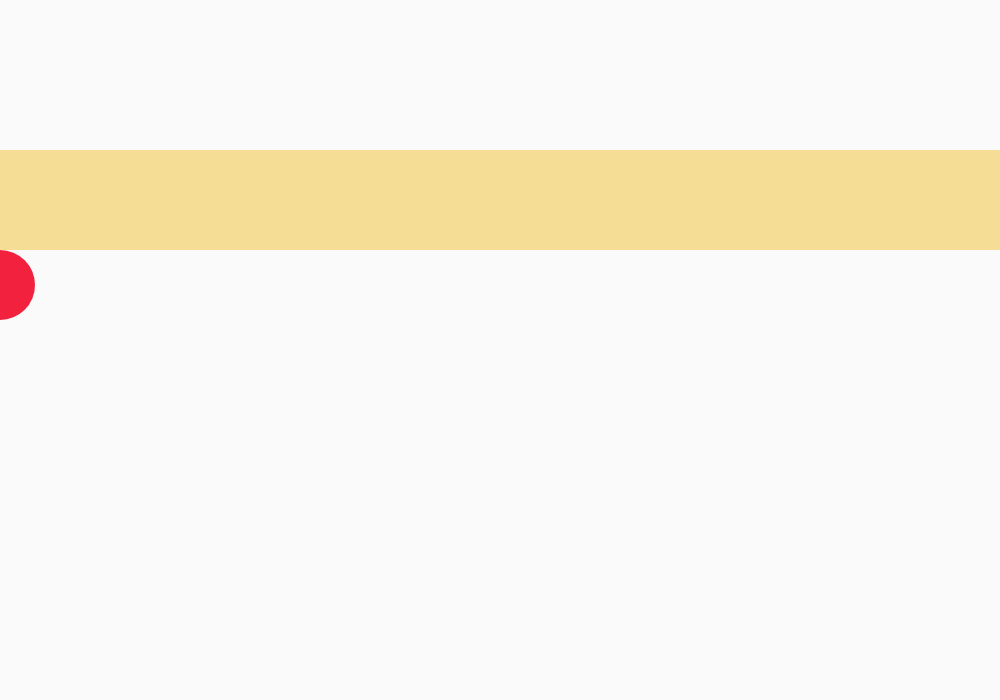
Frame 1 (no input)
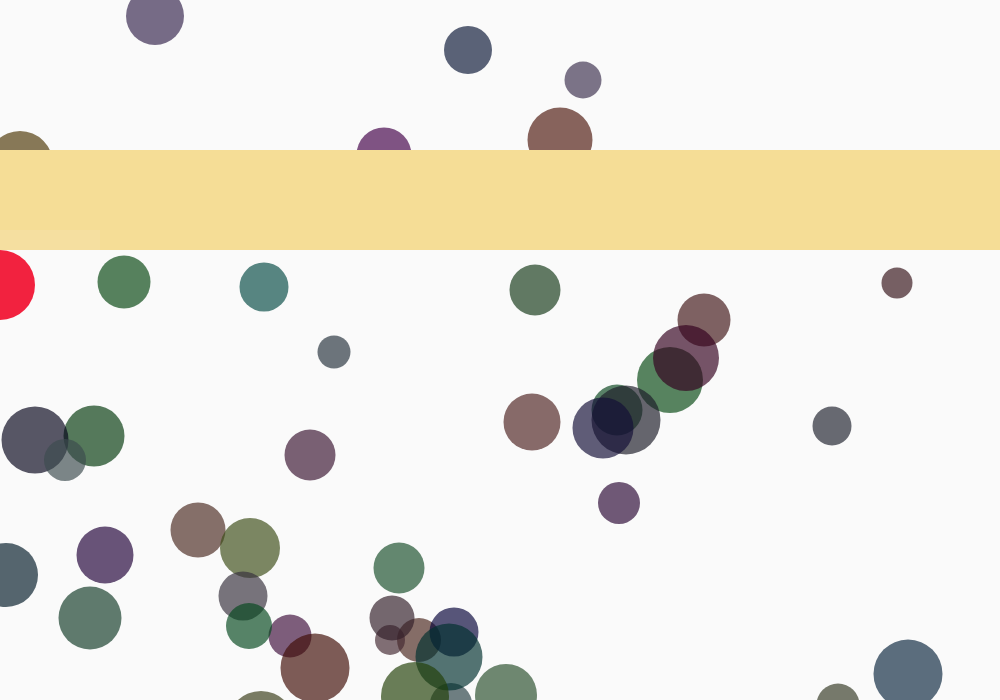
Frame 60 (no input)
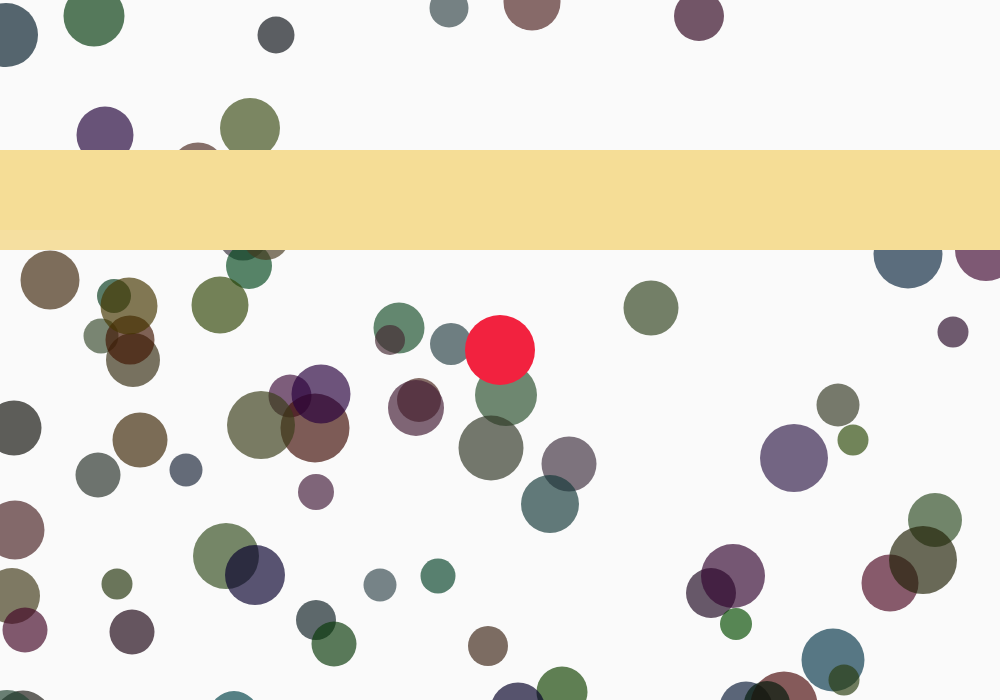
Frame 120 (the mouse pressed at the canvas centre since frame 60)

The p5.js sketch that drew these frames (run headless with seeded random() and noise() and a simulated clock; from frame 60 on, the mouse is pressed at the canvas centre):

// p5.js sketch
// ── sketch.js
//Project 1
//Gregoire Drigo
//DM-UY 1133B
//Due-10/26/2020


let levels = [false,false,false,false,false];
let maxHeight = 250+35;

function setup() {
  createCanvas(1000,700);
  noCursor();
}

function draw() {
	noStroke();
	// strokeWeight(2); 
	background(250);

  	people.push(new Person());
  	for (person in people) { //display all 'people'
  		people[person].display();
  		people[person].update();
  	}

  	mainPerson.updateMain();
  	mainPerson.display();
  	wall.display();

}


class Wall {
	constructor() {
	  	this.strength = 100; //percentage will relate to its look
	  	this.height = 100;

	  	this.bricks = [];

	  	this.fallenBricks = [];

	  	
	  	for (var xPos = 0; xPos < 1100; xPos+=100) {
	  		let level = 4;
	  		for (var yPos = 150; yPos < 250; yPos+=20) {
	  			if(yPos == 170 || yPos == 210 || yPos == 250) {
	  				this.bricks.push(new Brick([xPos-50, yPos], level));
	  			}
	  			else {
	  				this.bricks.push(new Brick([xPos, yPos], level));
	  			}
	  			level--;
	  		}
	  	}
	  }

  	display() {

	  	// fill(0, 10, 100);
	  	// rect(0, 150, width, 100);
	  	for (var brick = 0; brick < this.bricks.length; brick++) {
	  		this.bricks[brick].display();
	  	}

	  	for (var fallenBrick = 0; fallenBrick < this.fallenBricks.length; fallenBrick++) { //makes sure all fallenBricks are falling
	  		this.fallenBricks[fallenBrick].fall();
	  	}
  	}

  	brickCollision(x,y,rad) {
  		//checks which brick was hit by looking at position of main figure
  		let personTop = y - rad/2;
  		let personBottom = y + rad/2;
  		let personLeft = x - rad/2;
  		let personRight = x + rad/2;

  		for (var i = 0; i < this.bricks.length; i++) {
  			let brickTop = this.bricks[i].pos[1];
	  		let brickBottom = this.bricks[i].pos[1] + this.bricks[i].height;
	  		let brickLeft = this.bricks[i].pos[0]-rad/2;
	  		let brickRight = this.bricks[i].pos[0] + this.bricks[i].width+rad/2;

	  		console.log(personLeft, brickLeft);

	  		if (personTop == brickBottom && (personLeft >= brickLeft && personRight <= brickRight )) {
	  			// this.bricks[i].weaken();
	  			if (this.bricks[i].weaken()) { //current brick is fully weak
	  				for (var currBrick = 0; currBrick < this.bricks.length; currBrick++) { //add all bricks of current brick's level to fallenBricks
				  		if (this.bricks[currBrick].level == this.bricks[i].level) {
				  			this.bricks[currBrick].strength = 0;
				  			this.bricks[currBrick].weaken();
				  			this.fallenBricks.push(this.bricks[i]);
				  		}
				  	}
	  				
	  			}

	  			console.log("TOP");
	  		}
	  	}
  	}

}


class Brick {
  constructor(pos, level) {
  	this.pos = pos;
  	this.strength = 100; //percentage will relate to its look
  	this.height = 20;
  	this.width = 100;
  	// this.col = []
  	this.level = level;

  	this.vel = 0;
  }

  display() {
  	// strokeWeight(2); 
  	this.fall();
  	fill(245, 221, 150, map(this.strength,0,100,100,255));
  	rect(this.pos[0], this.pos[1], this.width, this.height);
  }

  weaken() {
  	this.strength-=0.3;
  	if(this.strength<=0) {
  		this.vel = Math.floor((Math.random() * 10) + 3);
  		levels[this.level] = true; //signals that mainperson has gotten past this level
  		if (this.pos[1] < maxHeight) {
  			maxHeight = this.pos[1]+35; //changes maxHeight to the top of the current level

  			// if (this.level = 4) { //last level
  			// 	maxHeight = 0; //mainPerson can move anywhere vertically
  			// } 
  		}
  		if (levels[-1] == true) { //DOESNT WORK
  			maxHeight = 0;
  		}

  		return true;
  	}
  	return false;
  }

  fall() {//makes all bricks on that level fall if they havent already
  	if (this.pos[1] <= 700-this.height) { //still falling
  		this.pos[1] += this.vel;
  	}
  }

}


class Person {
	//constructor(starting position(array), velocity, radius, color(rgba vals in array))
	constructor(pos=[Math.floor((Math.random()*1000)+1), 800], vel=[0,Math.floor((Math.random() * 15) + 3)],rad=Math.floor((Math.random() * 40) + 30), col=[Math.floor(Math.random() * 80), Math.floor(Math.random() * 80),Math.floor(Math.random() * 80), 170]) { //Person always at bottom of canvas 
		//randomize from select shapes and color and size
		//randomize intial x pos
		// this.pos = new createVector(x,y);
		this.pos = pos;
		this.rad = rad;
		this.col = col;
		// this.vel = new createVector(0, Math.floor((Math.random() * 50) + 10) );
		this.vel = vel;
		// this.maxHeight = 250+35;
	
	}

	display() {
		fill(this.col[0],this.col[1],this.col[2], this.col[3]);
		ellipse(this.pos[0], this.pos[1], this.rad, this.rad);
	}

	update() {
		// this.pos.add(this.vel);
		this.pos[1]-=this.vel[1];
	}



	///////////////////////
	//only for 'mainPerson'
	updateMain() {

		this.pos[0] = mouseX; 
		// this.pos[1] = constrain(mouseY, this.maxHeight, height-35);
		this.pos[1] = constrain(mouseY, maxHeight, height-35);

		if (this.pos[1] == maxHeight) {
			wall.brickCollision(this.pos[0],this.pos[1],this.rad);
			// console.log("HIT DIFFERENT", this.pos[0], this.pos[1]);
		}

		// let m = map(this.pos[0], 0, 800, 250+35, height);
	}
}


var wall = new Wall();
	
var mainPerson = new Person([500,800-100], [0,0], 70, [242,34,63,255]);

var people = [];



// //Project 1
// //Gregoire Drigo
// //DM-UY 1133B
// //Due-10/26/2020


// function setup() {
//   createCanvas(1000,700);
//   noCursor();
// }

// function draw() {
// 	noStroke();
// 	// strokeWeight(2); 
// 	background(250);

//   	people.push(new Person());
//   	for (person in people) { //display all 'people'
//   		people[person].display();
//   		people[person].update();
//   	}

//   	mainPerson.updatePos(mouseX, mouseY);
//   	mainPerson.display();
//   	wall.display();

// }


// class Wall {
// 	constructor() {
// 	  	this.strength = 100; //percentage will relate to its look
// 	  	this.height = 100;

// 	  	this.bricks = [];
// 	  	for (var xPos = 0; xPos < 1100; xPos+=100) {
// 	  		for (var yPos = 150; yPos < 250; yPos+=20) {
// 	  			if(yPos == 170 || yPos == 210 || yPos == 250) {
// 	  				this.bricks.push(new Brick([xPos-50, yPos]));
// 	  			}
// 	  			else {
// 	  				this.bricks.push(new Brick([xPos, yPos]));
// 	  			}
// 	  		}
// 	  	}
// 	}


//   	display() {
// 	  	for (var brick = 0; brick < this.bricks.length; brick++) {
// 	  		this.bricks[brick].display();
// 	  	}
//   	}

//   	brickCollision(x,y,person) {
//   		//checks which brick was hit by looking at position of main figure
//   		// let personTop = y - (person.rad)/2;
//   		let personTop = y - (person.rad)/2;
//   		let personBottom = y + (person.rad)/2;
//   		let personLeft = x - (person.rad)/2;
//   		let personRight = x + (person.rad)/2;

//   		for (var i = 0; i < this.bricks.length; i++) {
//   			let brickTop = this.bricks[i].pos[1];
// 	  		let brickBottom = this.bricks[i].pos[1] + this.bricks[i].height;
// 	  		let brickLeft = this.bricks[i].pos[0]-(person.rad)/2;
// 	  		let brickRight = this.bricks[i].pos[0] + this.bricks[i].width+(person.rad)/2;

// 	  		console.log(personLeft, brickLeft);

// 	  		if ( ((personTop <= brickBottom) && (personTop >= brickTop)) && (personLeft >= brickLeft && personRight <= brickRight)) {
// 	  			person.updatePos(person.pos[0], brickBottom);
// 	  			this.bricks[i].weaken();
// 	  			console.log("TOP");
// 	  			//maincharacter.top.y += (brickBottom-personTop)
// 	  		}
// 	  		// else if (personBottom == brickTop && (personLeft >= brickLeft && personRight <= brickRight)) {
// 	  		// 	this.bricks[i].weaken();
// 	  		// 	console.log("BOTTOM");
// 	  		// }
// 	  		// else if (personLeft == brickRight && (personTop >= brickTop && personBottom <= brickBottom)) {
// 	  		// 	this.bricks[i].weaken();
// 	  		// 	console.log("LEFT");
// 	  		// }
// 	  		// else if (personRight == brickLeft && (personLeft >= brickLeft && personBottom <= brickBottom)) {
// 	  		// 	this.bricks[i].weaken();
// 	  		// 	console.log("RIGHT");
// 	  		// }

// 	  		// if (personTop == brickBottom && (personLeft >= brickLeft && personRight <= brickRight)) {
// 	  		// 	this.bricks[i].weaken();
// 	  		// 	console.log("TOP");
// 	  		// }
// 	  		// else if (personBottom == brickTop && (personLeft >= brickLeft && personRight <= brickRight)) {
// 	  		// 	this.bricks[i].weaken();
// 	  		// 	console.log("BOTTOM");
// 	  		// }
// 	  		// else if (personLeft == brickRight && (personTop >= brickTop && personBottom <= brickBottom)) {
// 	  		// 	this.bricks[i].weaken();
// 	  		// 	console.log("LEFT");
// 	  		// }
// 	  		// else if (personRight == brickLeft && (personLeft >= brickLeft && personBottom <= brickBottom)) {
// 	  		// 	this.bricks[i].weaken();
// 	  		// 	console.log("RIGHT");
// 	  		// }
  			
// 	  		// this.bricks[brick].display();
// 	  	}
//   	}

// }


// class Brick {
//   constructor(pos) {
//   	this.pos = pos;
//   	this.strength = 100; //percentage will relate to its look
//   	this.height = 20;
//   	this.width = 100;
//   	// this.col = []
//   }

//   display() {
//   	// strokeWeight(2); 
//   	fill(245, 221, 150, map(this.strength,0,100,20,255));
//   	rect(this.pos[0], this.pos[1], this.width, this.height);
//   }

//   weaken() {
//   	this.strength-=0.3;
//   }

//   fall() {}

// }

// class Person {
// 	//constructor(starting position(array), velocity, radius, color(rgba vals in array))
// 	constructor(pos=[Math.floor((Math.random()*1000)+1), 800], vel=[0,Math.floor((Math.random() * 15) + 3)],rad=Math.floor((Math.random() * 40) + 30), col=[Math.floor(Math.random() * 80), Math.floor(Math.random() * 80),Math.floor(Math.random() * 80), 170]) { //Person always at bottom of canvas 
// 		//randomize from select shapes and color and size
// 		//randomize intial x pos
// 		// this.pos = new createVector(x,y);
// 		this.pos = pos;
// 		this.rad = rad;
// 		this.col = col;
// 		// this.vel = new createVector(0, Math.floor((Math.random() * 50) + 10) );
// 		this.vel = vel;
// 		this.maxHeight = 250+35;

// 		//levels represent how much of the wall has been broken
// 		this.levelOne = false;
// 		this.levelTwo = false;
// 		this.levelThree = false;
// 		this.levelFour = false;
// 		this.levelFive = false;

		
// 	}

// 	display() {
// 		fill(this.col[0],this.col[1],this.col[2], this.col[3]);
// 		ellipse(this.pos[0], this.pos[1], this.rad, this.rad);
// 	}

// 	update() {
// 		// this.pos.add(this.vel);
// 		this.pos[1]-=this.vel[1];
// 	}


// 	///////////////////////
// 	//only for 'mainPerson'
// 	updatePos(x, y) {
// 		// if(!this.levelOne && !this.levelTwo && !this.levelThree && !this.levelFour && !this.levelFive) { //hasnt broken any blocks

// 		// }
// 		// else {
// 		// 	if(this.levelOne) {

// 		// 	}
// 		// 	if(this.levelTwo) {

// 		// 	}
// 		// 	if(this.levelThree) {

// 		// 	}
// 		// 	if(this.levelFour) {

// 		// 	}
// 		// 	if(this.levelFive) {

// 		// 	}
// 		// }
		

// 		// this.pos[0] = mouseX; 
// 		this.pos[0] = x; 
// 		// this.pos[1] = constrain(y, this.maxHeight, height-35);
// 		// this.pos[1] = y;

// 		// if (this.pos[1] == this.maxHeight) {
// 		// 	wall.brickCollision(this.pos[0],this.pos[1],this);
// 		// 	// console.log("HIT DIFFERENT", this.pos[0], this.pos[1]);
// 		// }
// 		if (this.pos[1] <= 250+(this.rad/2) && this.pos[1]>= 100-(this.rad/2)) {
// 			wall.brickCollision(this.pos[0],this.pos[1],this);
// 			// console.log("HIT DIFFERENT", this.pos[0], this.pos[1]);
// 		}

// 		// let m = map(this.pos[0], 0, 800, 250+35, height);
// 	}
// }


// var wall = new Wall();
	
// var mainPerson = new Person([500,800-100], [0,0], 70, [242,34,63,255]);

// var people = [];
